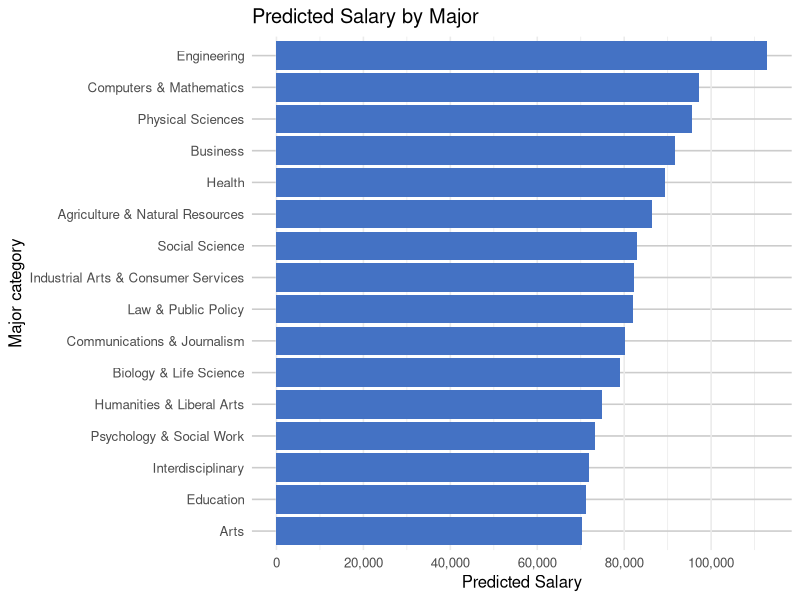
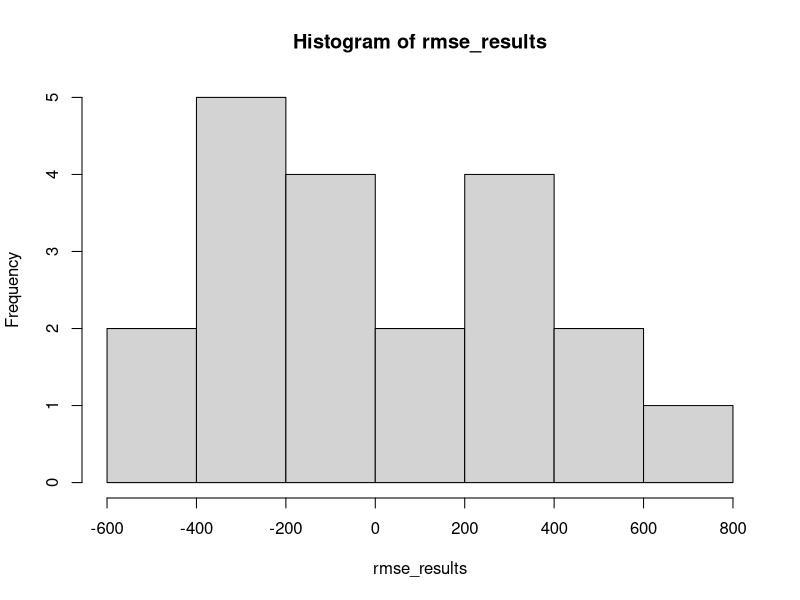
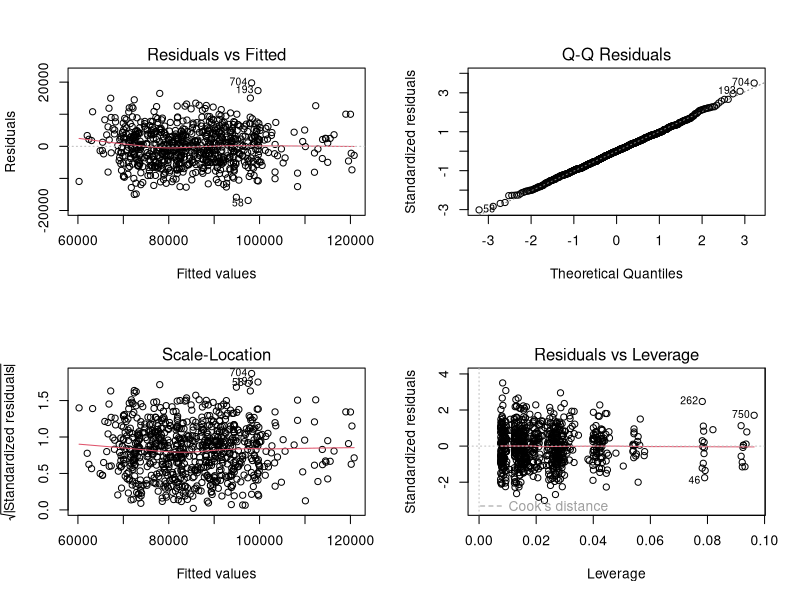

Reproduce these figures in R, in order.
## ---- chunk 1

#library for data cleaning and graphs

library(tidyverse)

## ---- chunk 2

# reading in data and creating factors
sal_df <- vroom::vroom("Salary.csv")

sal_df <- sal_df |>
  mutate(
    MajorCategory = factor(MajorCategory),
    Sex = factor(Sex)
  )

# creating a linear model. Salary predicted my Major, GPA and sex. No interaction
sal_lm<-lm(Salary~ .,sal_df)
#linear model that includes an interaction between GPA and MajorCategory
sal_lm_int_GPA_MAJ  <- lm(Salary ~ GPA * MajorCategory + Sex, data = sal_df)

head(sal_df)
## ---- chunk 3


# 1) Pull GPA beta (estimate) and p-value from the summary object
smry <- summary(sal_lm)
coef_mat <- smry$coefficients

gpa_estimate <- coef_mat["GPA", "Estimate"]
gpa_pvalue   <- coef_mat["GPA", "Pr(>|t|)"]

# 2) Confidence interval (default 95%)
gpa_ci <- confint(sal_lm, "GPA", level = 0.95)

# Print nicely
cat("GPA beta (Estimate):", round(gpa_estimate, 4), "\n")
cat("GPA p-value        :", signif(gpa_pvalue, 4), "\n")
cat("GPA 95% CI         : [",
    round(gpa_ci[1], 4), ", ", round(gpa_ci[2], 4), "]\n", sep = "")


## ---- chunk 4

# Recommended contrasts for Type III tests
options(contrasts = c("contr.sum", "contr.poly"))
library(car)
car::Anova(sal_lm_int_GPA_MAJ, type = 3)
## ---- chunk 5

# code to perform f-test between base lm, and an lm that doesn't include Major
print(anova(sal_lm, lm(Salary~ -MajorCategory,sal_df)))

# we see that major is significant, so now we view the summary of the model with major.
summary(sal_lm)

maj_df <- expand.grid(Sex = "F", GPA = 3.5, MajorCategory = unique(sal_df$MajorCategory))

maj_preds <- predict(sal_lm, new_data = as.data.frame(maj_df))

## ---- chunk 6

# make df for diff majors holding constant of female w/ 3.5 GPA
maj_df <- expand.grid(Sex = "F", GPA = 3.5, MajorCategory = unique(sal_df$MajorCategory))

# predict salaries for diff majors
maj_preds <- predict(sal_lm, newdata = maj_df)




## ---- chunk 7

# Ensure you used the correct arg for base R lm
maj_preds <- predict(sal_lm, newdata = maj_df, se.fit = TRUE)

# Bind predictions back to maj_df
plot_df <- maj_df %>%
  mutate(
    .pred = maj_preds$fit,
  ) %>%
  # Order majors by predicted value for a nicer chart
  mutate(MajorCategory = reorder(MajorCategory, .pred))

library(scales)

ggplot(plot_df, aes(x = MajorCategory, y = .pred)) +
  geom_col(fill = "#4472C4") +
  coord_flip() +  # if you prefer horizontal bars (often easier to read)
  scale_y_continuous(
    breaks = scales::breaks_pretty(n = 5),      # more ticks
    minor_breaks = waiver(),                     # add minor gridlines
    labels = label_number(big.mark = ",")        # or label_dollar() if these are $ values
    # e.g., labels = label_dollar(accuracy = 1)
  ) +
  theme_minimal(base_size = 12) +
  theme(
    panel.grid.minor.y = element_line(color = "grey85"),  # emphasize minor gridlines
    panel.grid.major.y = element_line(color = "grey80")
  ) +
  labs(x = "Major category", y = "Predicted Salary", title = "Predicted Salary by Major")
## ---- chunk 8
sal_lm_sex_major <- lm(
  Salary ~ GPA + Sex * MajorCategory,
  data = sal_df
)

summary(sal_lm_sex_major)

## ---- chunk 9

# linear model using all predictors and no interactions. As seen above, just defined again for clarity
sal_lm<-lm(Salary~ .,sal_df)

# linear model using all predictors and interactions found to be significant:
sal_interaction_lm <- lm(Salary ~ MajorCategory * Sex + MajorCategory * GPA, data = sal_df)


# function to perform k-fold cv for a single fold.
# take input of k, the kth fold
# calculates rmse for the models with and without interactions
# returns difference of rmse of the 2

cross_validate <- function(k){
  val_set <- sal_df |> filter(folds == k)
  train_set <- sal_df |> filter(folds != k)
  
  preds_1 <- predict.lm(lm(Salary ~ MajorCategory * Sex + MajorCategory * GPA, data = train_set),
            newdata = val_set)
  rmse_1 <- sqrt(mean((preds_1 - val_set[["Salary"]])^2))
  
  preds_2 <- predict.lm(lm(Salary ~ MajorCategory + Sex + GPA, data = train_set),
            newdata = val_set)
  rmse_2 <- sqrt(mean((preds_2 - val_set[["Salary"]])^2))
  
  rmse_1 - rmse_2
}

K <- 20

# randomly creates partitions for folds
folds <- rep(1:K, length = nrow(sal_df))|>
  sample()


rmse_results <- sapply(1:K, FUN = cross_validate)

# results of k-fold validation comparison
print(summary(rmse_results))
hist(rmse_results)



## ---- chunk 10

# function similar to above
#instead of finding difference, just calclates rmse for 1 and returns it
cross_validate_one <- function(k){
  val_set <- sal_df |> filter(folds == k)
  train_set <- sal_df |> filter(folds != k)
  
  preds <- predict.lm(lm(Salary ~ Sex + MajorCategory + GPA, data = train_set),
            newdata = val_set)
  sqrt(mean((preds - val_set[["Salary"]])^2))
}

K <- 20

# see above cell
folds <- rep(1:K, length = nrow(sal_df))|>
  sample()


rmse_results <- sapply(1:K, FUN = cross_validate_one)

# statistics from k_folds
print(sd(sal_df[["Salary"]]))
print(mean(rmse_results))
print(summary(rmse_results))
## ---- chunk 11
set.seed(545)

# randomly selecting a person from the df
pick <- sample(1:length(sal_df$Salary),1)

# gets explanatory variables for that person
info <- as.data.frame(sal_df)[pick,2:4]

#makes prediction for salary
prediction <- predict(sal_lm, info)

#prints explanatory variables, and also difference between prediciton and actual salary.
print(info)
print(prediction - sal_df$Salary[pick])
## ---- chunk 12

# creates a plot of various lm assumptions
par(mfrow = c(2,2))
plot(sal_lm)

